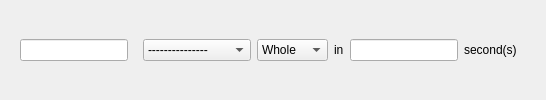
                                <widget class="QWidget" name="tempoFractionPage">
                                <layout class="QHBoxLayout" name="outerTempoLayout">
                                  <item>
                                    <widget class="QWidget" name="tempoMainWidget2">
                                      <property name="minimumWidth"><number>300</number></property>
                                      <layout class="QHBoxLayout" name="tempoMainLayout2">
                                        <item>
                                          <widget class="QLineEdit" name="tempoFractionEntry1">
                                              <property name="minimumWidth"><number>50</number></property>
                                              <property name="maximumWidth"><number>150</number></property>
                                          </widget>
                                        </item>
                                        <item>
                                          <widget class="QWidget" name="tempoControlsWidget2">
                                            <layout class="QHBoxLayout" name="tempoControlsLayout2">
                                              <item>
                                                <widget class="QComboBox" name="tempoNotePrefixCombo2">
                                                  <item><property name="text"><string>---------------</string></property></item>
                                                  <item><property name="text"><string>Dotted</string></property></item>
                                                  <item><property name="text"><string>Double Dotted</string></property></item>
                                                  <item><property name="text"><string>Triple</string></property></item>
                                                  <item><property name="text"><string>Quintuple</string></property></item>
                                                  <item><property name="text"><string>Sextuple</string></property></item>
                                                  <item><property name="text"><string>Septuple</string></property></item>                                 
                                                </widget>
                                              </item>
                                              <item>
                                                <widget class="QComboBox" name="tempoNoteCombo2">
                                                  <item><property name="text"><string>Whole</string></property></item>
                                                  <item><property name="text"><string>Half</string></property></item>
                                                  <item><property name="text"><string>Quarter</string></property></item>
                                                  <item><property name="text"><string>8th</string></property></item>
                                                  <item><property name="text"><string>16th</string></property></item>
                                                  <item><property name="text"><string>32nd</string></property></item>
                                                </widget>
                                              </item>
                                              <item>
                                                <widget class="QLabel" name="tempoInLabel">
                                                  <property name="text">
                                                    <string>in</string>
                                                  </property>
                                                </widget>
                                              </item>
                                              <item>
                                                <widget class="QLineEdit" name="tempoFractionEntry2">
                                                  <property name="minimumWidth"><number>50</number></property>
                                                  <property name="maximumWidth"><number>150</number></property>
                                                </widget>
                                              </item>
                                              <item>
                                                <widget class="QLabel" name="tempoSecLabel">
                                                  <property name="text">
                                                    <string>second(s)</string>
                                                  </property>
                                                </widget>
                                              </item>
                                            </layout>
                                          </widget>
                                        </item>
                                      </layout>
                                    </widget>
                                  </item>
                                </layout>
                                </widget>
